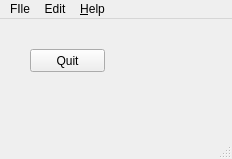
<?xml version="1.0" encoding="UTF-8"?>
<ui version="4.0">
 <class>MainWindow</class>
 <widget class="QMainWindow" name="MainWindow">
  <property name="geometry">
   <rect>
    <x>0</x>
    <y>0</y>
    <width>232</width>
    <height>159</height>
   </rect>
  </property>
  <property name="windowTitle">
   <string>qtbp</string>
  </property>
  <widget class="QWidget" name="centralwidget">
   <widget class="QPushButton" name="pushButton">
    <property name="geometry">
     <rect>
      <x>30</x>
      <y>30</y>
      <width>75</width>
      <height>23</height>
     </rect>
    </property>
    <property name="text">
     <string>Quit</string>
    </property>
   </widget>
  </widget>
  <widget class="QMenuBar" name="menubar">
   <property name="geometry">
    <rect>
     <x>0</x>
     <y>0</y>
     <width>232</width>
     <height>21</height>
    </rect>
   </property>
   <widget class="QMenu" name="menuFIle">
    <property name="title">
     <string>FIle</string>
    </property>
   </widget>
   <widget class="QMenu" name="menuEdit">
    <property name="title">
     <string>Edit</string>
    </property>
   </widget>
   <widget class="QMenu" name="menuAbout">
    <property name="title">
     <string>&amp;Help</string>
    </property>
    <addaction name="action_About"/>
   </widget>
   <addaction name="menuFIle"/>
   <addaction name="menuEdit"/>
   <addaction name="menuAbout"/>
  </widget>
  <widget class="QStatusBar" name="statusbar"/>
  <action name="action_About">
   <property name="text">
    <string>&amp;About</string>
   </property>
  </action>
 </widget>
 <resources/>
 <connections/>
</ui>
